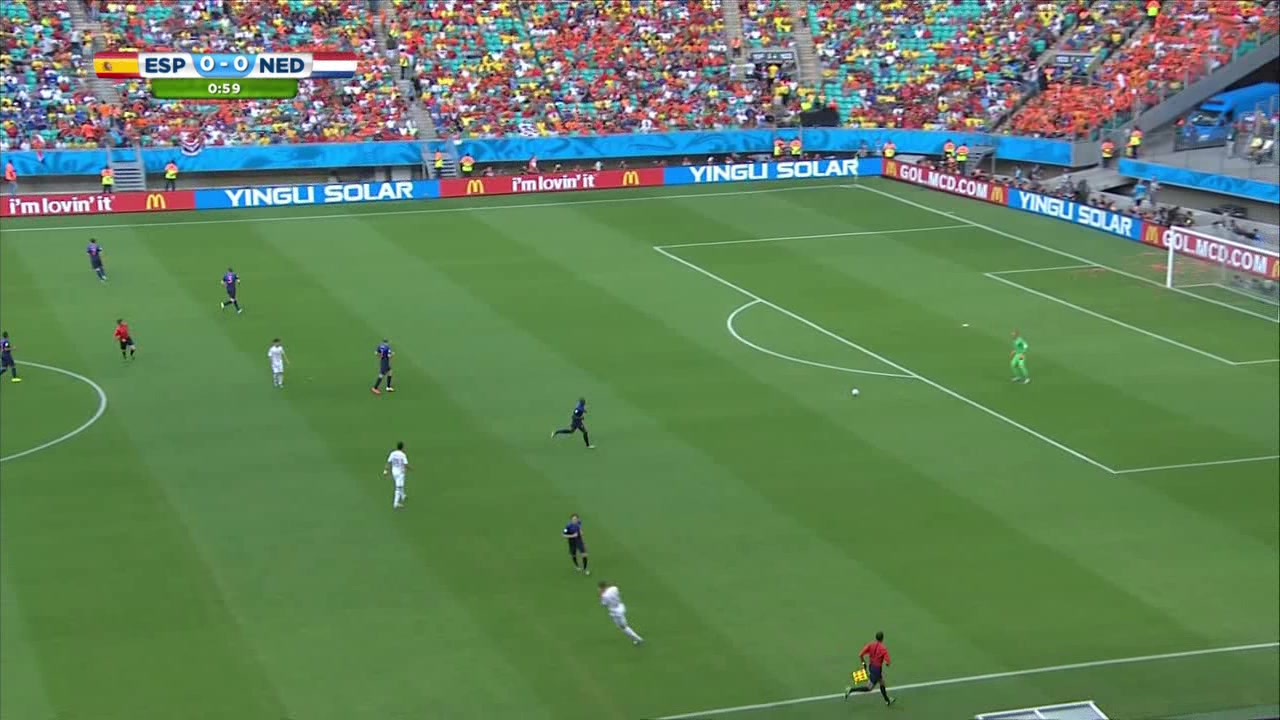
#> input picture PRACTICAFINAL/Material_Futbol/99.jpg, 1280 x 720 px
$ python players.py
#> lines starting #> are read from the running program, lines starting #| are printed output that depends on the picture; after the words box and inside, x2 and y2 are one past the last pixel; in counts of white or black regions, pixels touching at a corner belong together
#> further down, inImage is the input picture: shape (720, 1280, 3); mean B, G, R 91.4, 129.4, 99.1
### PRACTICAFINAL/campo2.py
# José Manue Amestoy Lopez manuel.amestoy@udc.es
import cv2 as cv
import numpy as np

def campo(imagen):
    inImage = imagen.copy()

    # Convertir imagen al espacio de color HSV
    hsvImage = cv.cvtColor(inImage, cv.COLOR_BGR2HSV)
#> hsvImage: shape (720, 1280, 3); mean H, S, V 66.2, 109.7, 139.6

    # Definir el rango de color para el césped verde
    lower_region = np.array([25, 40, 40])
    upper_region = np.array([70, 255, 255])

    # Crear una máscara para identificar el césped
    mask = cv.inRange(hsvImage, lower_region, upper_region)
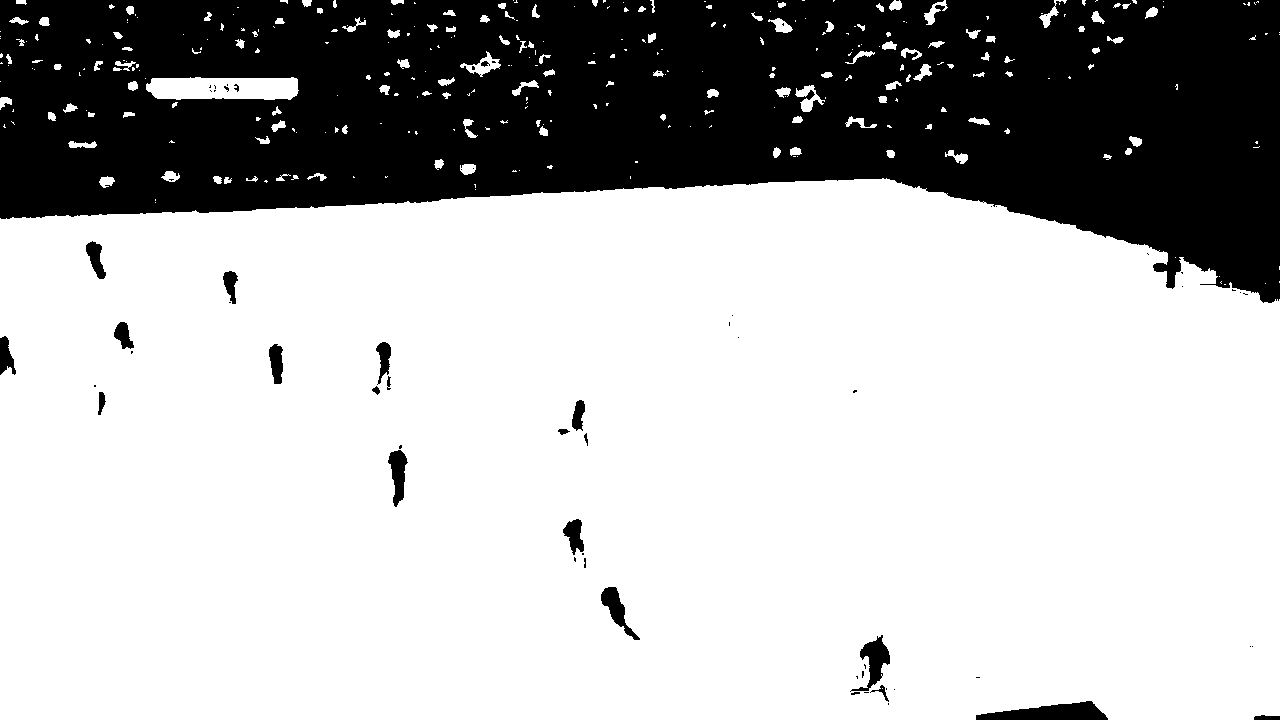
#> mask: shape (720, 1280); 71.4% white; 67 black regions (45 under 20 px), largest, box (x1, y1, x2, y2) and area: (0, 0, 1280, 303) 256584, (976, 701, 1108, 720) 1573, (850, 635, 890, 692) 847

    # Operación de cierre para eliminar ruido y huecos en la máscara
    kernel = cv.getStructuringElement(cv.MORPH_ELLIPSE, (11, 11))
    closing = cv.morphologyEx(mask, cv.MORPH_CLOSE, kernel)
#> closing: shape (720, 1280); 72% white; 12 black regions

    # Detectar contornos en la máscara
    contours, _ = cv.findContours(closing, cv.RETR_EXTERNAL, cv.CHAIN_APPROX_SIMPLE)
#> contours = 206 contours, 112 with area under 20; largest, box (x1, y1, x2, y2) and area: (0, 178, 1280, 720) 649411, (128, 77, 299, 133) 3341, (878, 32, 932, 103) 639, (775, 85, 826, 123) 619, (460, 51, 505, 77) 419

    # Si se encuentran contornos, seleccionar el más grande
    if contours:
        largest_contour = max(contours, key=cv.contourArea)
#> largest_contour = contour of 560 points, box (x1, y1, x2, y2) (0, 178, 1280, 720), area 649411
        epsilon = 0.015 * cv.arcLength(largest_contour, True)
#> epsilon = 55.78
        approx = cv.approxPolyDP(largest_contour, epsilon, True)
#> approx = [[1279, 299], [886, 178], [0, 218], [0, 719], [1279, 719]]

        # Dibujar el polígono aproximado en una máscara en blanco
        blank = np.zeros(inImage.shape[:2], dtype='uint8')
        cv.drawContours(blank, [approx], -1, 255, thickness=cv.FILLED)
#> blank: shape (720, 1280); 70.8% white; 1 black region, box (x1, y1, x2, y2) and area: (0, 0, 1280, 299) 269417

        # Combinar con la imagen original para obtener solo el área del campo
        resultado = cv.bitwise_and(inImage, inImage, mask=blank)
        return resultado, closing

    # Devolver la imagen original si no se detecta césped
    return inImage


# [10 lines left out: function run_campo, not called in this run]

# [12 lines that do not run on import are left out]

### PRACTICAFINAL/perspectiva.py
# José Manue Amestoy Lopez manuel.amestoy@udc.es
import cv2 as cv
import numpy as np
from campo2 import campo

def lines_cross(line1, line2):
    # Determina si dos líneas se cruzan
    def orientation(p, q, r):
        val = (q[1] - p[1]) * (r[0] - q[0]) - (q[0] - p[0]) * (r[1] - q[1])
        if val == 0: return 0  # Colineal
        return 1 if val > 0 else 2  # Sentido horario(positivo) o antihorario(negativo  )

    p1, q1 = (line1[0], line1[1]), (line1[2], line1[3])
    p2, q2 = (line2[0], line2[1]), (line2[2], line2[3])

    # Encontrar las cuatro orientaciones necesarias para el caso general y especial
    o1 = orientation(p1, q1, p2)
    o2 = orientation(p1, q1, q2)
    o3 = orientation(p2, q2, p1)
    o4 = orientation(p2, q2, q1)

    # Caso general
    # o1 es diferente de o2: Esto indica que los puntos p2 y q2 (los extremos de line2) están en lados opuestos de line1.
    # o3 es diferente de o4: Esto indica que los puntos p1 y q1 (los extremos de line1) están en lados opuestos de line2.
    if o1 != o2 and o3 != o4:
        return True

    return False

def is_line_collision(line1, line2, line_thickness=10):
    # Determina si hay colisión entre dos líneas
    if lines_cross(line1, line2):
        return True

    dist = line_distance(line1, line2)
    return dist < line_thickness

def line_distance(line1, line2):
    # Calcula la distancia mínima entre dos líneas
    x1, y1, x2, y2 = line1
    x3, y3, x4, y4 = line2

    # Línea 1
    p1 = np.array([x1, y1])
    p2 = np.array([x2, y2])
    d1 = p2 - p1

    # Línea 2
    p3 = np.array([x3, y3])
    p4 = np.array([x4, y4])
    d2 = p4 - p3

    # Calcular la distancia del punto a la línea si las líneas no se cruzan
    distances = []

    # Area del paralelogramo formado por el vector dirección de la línea y el vector
    # desde un punto extremo de la otra línea hasta un punto de la primera línea entre la
    # longitud del vector direccion, asi se calcula la altura del paralelogramo
    distances.append(np.abs(np.cross(d1, p1 - p3)) / np.linalg.norm(d1))
    distances.append(np.abs(np.cross(d1, p1 - p4)) / np.linalg.norm(d1))
    distances.append(np.abs(np.cross(d2, p3 - p1)) / np.linalg.norm(d2))
    distances.append(np.abs(np.cross(d2, p3 - p2)) / np.linalg.norm(d2))

    return min(distances)

def detectar_lineas_siega(inImage, mask):
    # Copiar imagen de entrada para evitar modificar la original
    campo_image = inImage.copy()
    height, width = campo_image.shape[:2]

    # Límite para considerar un borde en la imagen
    border_limit = 1

    kernel = cv.getStructuringElement(cv.MORPH_ELLIPSE, (11, 11))
    mask_refined = cv.morphologyEx(mask, cv.MORPH_ERODE, kernel)
#> mask_refined: shape (720, 1280); 69.3% white; 12 black regions, largest, box (x1, y1, x2, y2) and area: (0, 0, 1280, 308) 273409, (971, 696, 1112, 720) 2317, (858, 635, 895, 687) 1305
    gray_image = cv.cvtColor(campo_image, cv.COLOR_BGR2GRAY)
    blurred = cv.GaussianBlur(gray_image, (21, 21), 0)

    # Ecuializar histograma para mejorar el contraste
    equalized = cv.equalizeHist(blurred)

    # Aplicar filtro Sobel en el eje X para detectar bordes verticales
    sobelx = cv.Sobel(equalized, cv.CV_64F, 1, 0, ksize=7)

    # Negar valores de Sobel para detectar bordes en ambas direcciones
    sobelx_neg = -sobelx
    #cv.imshow("Resulta", sobelx)

    # Umbralizar la imagen para resaltar bordes fuertes
    _, thresholded_pos = cv.threshold(np.abs(sobelx), 200, 255, cv.THRESH_BINARY)
#> thresholded_pos: shape (720, 1280) float64; 47% white; 512 white regions (175 under 20 px), largest, box (x1, y1, x2, y2) and area: (1, 169, 1279, 720) 386385, (1, 515, 156, 720) 9923, (58, 583, 132, 644) 1968
    _, thresholded_neg = cv.threshold(np.abs(sobelx_neg), 200, 255, cv.THRESH_BINARY)

    # Combinar umbralizaciones y aplicar máscara refinada
    thresholded_combined = cv.bitwise_or(thresholded_pos, thresholded_neg, mask=mask_refined)
#> thresholded_combined: shape (720, 1280) float64; 45.3% white; 456 white regions (125 under 20 px), largest, box (x1, y1, x2, y2) and area: (1, 183, 1279, 720) 370921, (1, 515, 156, 720) 9923, (58, 583, 132, 644) 1968
    thresholded_combined = cv.bitwise_and(thresholded_combined, thresholded_combined, mask=mask_refined)
    kernel = cv.getStructuringElement(cv.MORPH_ELLIPSE, (13,13))
    closing = cv.morphologyEx(thresholded_combined, cv.MORPH_ERODE, kernel)
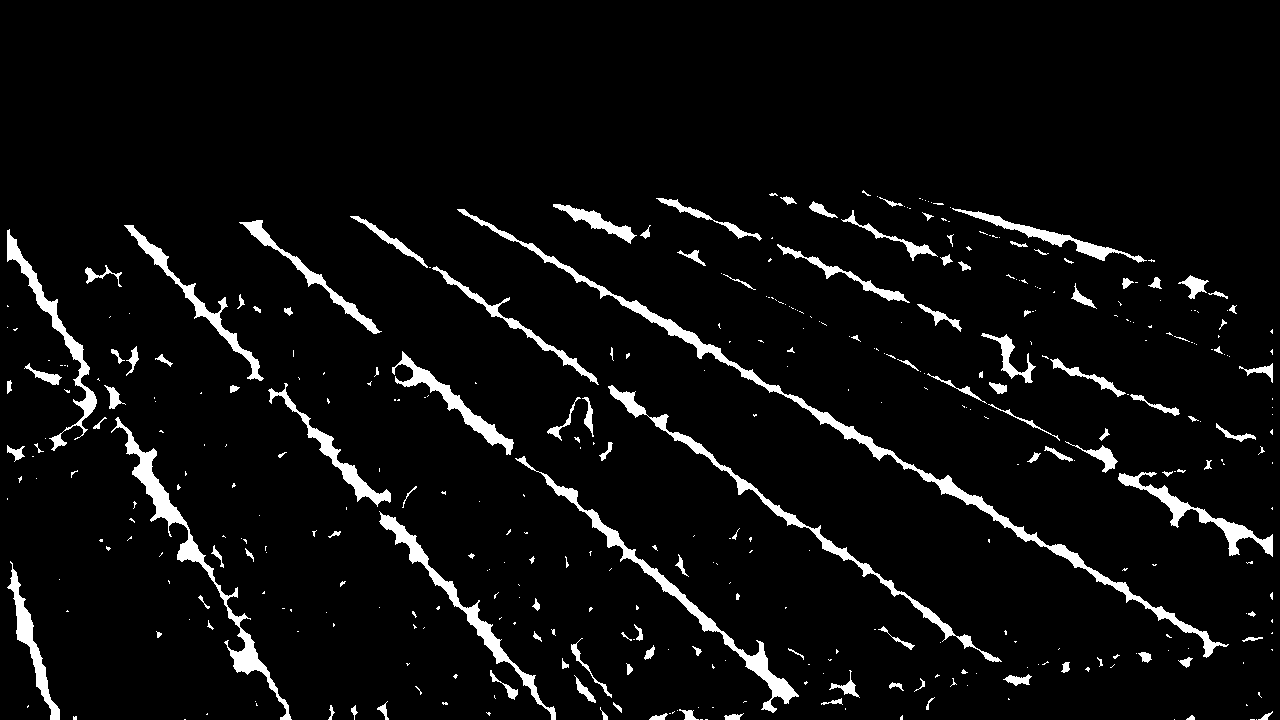
#> closing: shape (720, 1280) float64; 5.3% white; 408 white regions (277 under 20 px), largest, box (x1, y1, x2, y2) and area: (457, 209, 1229, 658) 6310, (111, 417, 292, 720) 3699, (515, 456, 799, 713) 3353

    # Detectar líneas usando la transformada de Hough
    lines = cv.HoughLinesP(closing.astype(np.uint8), 1, np.pi / 180, threshold=200, minLineLength=100, maxLineGap=200)
#> lines = 60 rows, first 6: [462, 209, 1218, 645], [459, 209, 1215, 645], [506, 232, 1224, 646], [371, 223, 1028, 683], [250, 222, 796, 696], [246, 222, 791, 696]

    # Lista para mantener las líneas ya dibujadas
    drawn_lines = []

    # Procesar cada línea detectada
    if lines is not None:
        for line in lines:
            current_line = line[0]
            collision_found = False

            # Verificar si la línea está en el borde de la imagen
            if (current_line[0] <= border_limit or current_line[2] >= width - border_limit or
                current_line[1] <= border_limit or current_line[3] >= height - border_limit):
                continue

            # Verificar si la línea actual choca con líneas ya dibujadas
            for existing_line in drawn_lines:
                if is_line_collision(current_line, existing_line, line_thickness=10):
                    collision_found = True
                    break

            # Si no hay colisión, añadir la línea a la lista de líneas dibujadas
            if not collision_found:
                drawn_lines.append(current_line)
#> this loop made 60 passes
#> line on passes 14 to 21: [[128, 225, 555, 716]], [[132, 225, 555, 712]], [[464, 209, 1218, 644]], [[152, 244, 553, 706]], [[7, 238, 288, 707]], [[127, 225, 555, 718]], [[7, 240, 288, 708]], [[662, 198, 1262, 452]]

    # Dibujar las líneas finales en la imagen
    for line in drawn_lines:
        x1, y1, x2, y2 = line
        cv.line(campo_image, (x1, y1), (x2, y2), (0, 255, 255), 3)
#> this loop made 8 passes
#> line on passes 1 to 8: [462, 209, 1218, 645], [371, 223, 1028, 683], [250, 222, 796, 696], [131, 225, 555, 713], [7, 238, 288, 707], [662, 198, 1262, 452], [593, 211, 1272, 542], [919, 198, 1154, 261]
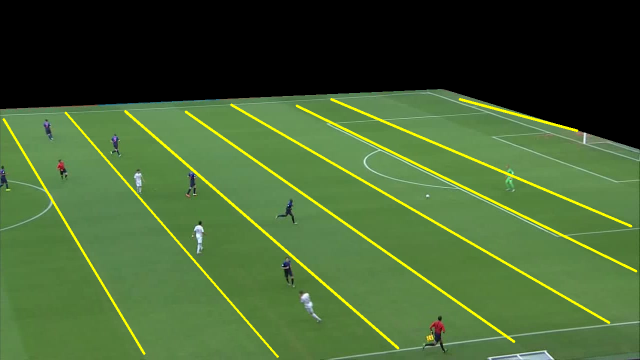
#> campo_image: shape (720, 1280, 3) (shown at 1/2 size); mean B, G, R 49.4, 96.5, 68.4

    return campo_image

# [7 lines left out: function run_perspectiva, not called in this run]

# [12 lines that do not run on import are left out]

### PRACTICAFINAL/players.py
# José Manue Amestoy Lopez manuel.amestoy@udc.es
import cv2
import numpy as np
from matplotlib import pyplot as plt
from campo2 import campo
from perspectiva import detectar_lineas_siega

def is_collision(rect1, rect2):
    # Verifica si hay colisión entre dos rectángulos
    # rect1 y rect2 son tuplas de la forma (x, y, w, h)
    x1, y1, w1, h1 = rect1
    x2, y2, w2, h2 = rect2

    # Verificar si algún lado de un rectángulo está más allá del lado correspondiente del otro
    if x1 > x2 + w2 or x2 > x1 + w1:
        return False
    if y1 > y2 + h2 or y2 > y1 + h1:
        return False
    return True

def remove_field_lines(image):
    # Detectar líneas con Hough
    lines = cv2.HoughLinesP(image, 1, np.pi / 180, threshold=100, minLineLength=100, maxLineGap=10)
    if lines is not None:
        for line in lines:
            x1, y1, x2, y2 = line[0]
            # Dibujar líneas en la imagen con el color del césped
            cv2.line(image, (x1, y1), (x2, y2), (0, 0, 0), 5)

    return image

def players(inImage, inImage2):

    image = inImage2.copy()
    gray_image = cv2.cvtColor(image, cv2.COLOR_BGR2GRAY)
    blurred_image = cv2.GaussianBlur(gray_image, (5, 5), 0)

    # Aplicar deteccion de bordes
    edges = cv2.Canny(blurred_image, threshold1=50, threshold2=150)
#> edges: shape (720, 1280); 2.5% white in thin lines or dots, all inside (x1, y1, x2, y2) = (0, 178, 1280, 720)

    # Eliminar las lineas blancas
    playerContours = remove_field_lines(edges)
#> the loop in remove_field_lines, `for line in lines:` made 48 passes
#> line on passes 1 to 8: [[248, 224, 798, 702]], [[129, 226, 553, 714]], [[463, 207, 1231, 650]], [[591, 212, 1278, 547]], [[373, 221, 1030, 681]], [[460, 210, 1224, 651]], [[252, 220, 805, 701]], [[595, 209, 1278, 542]]
#> after the loop in remove_field_lines, `for line in lines:`:
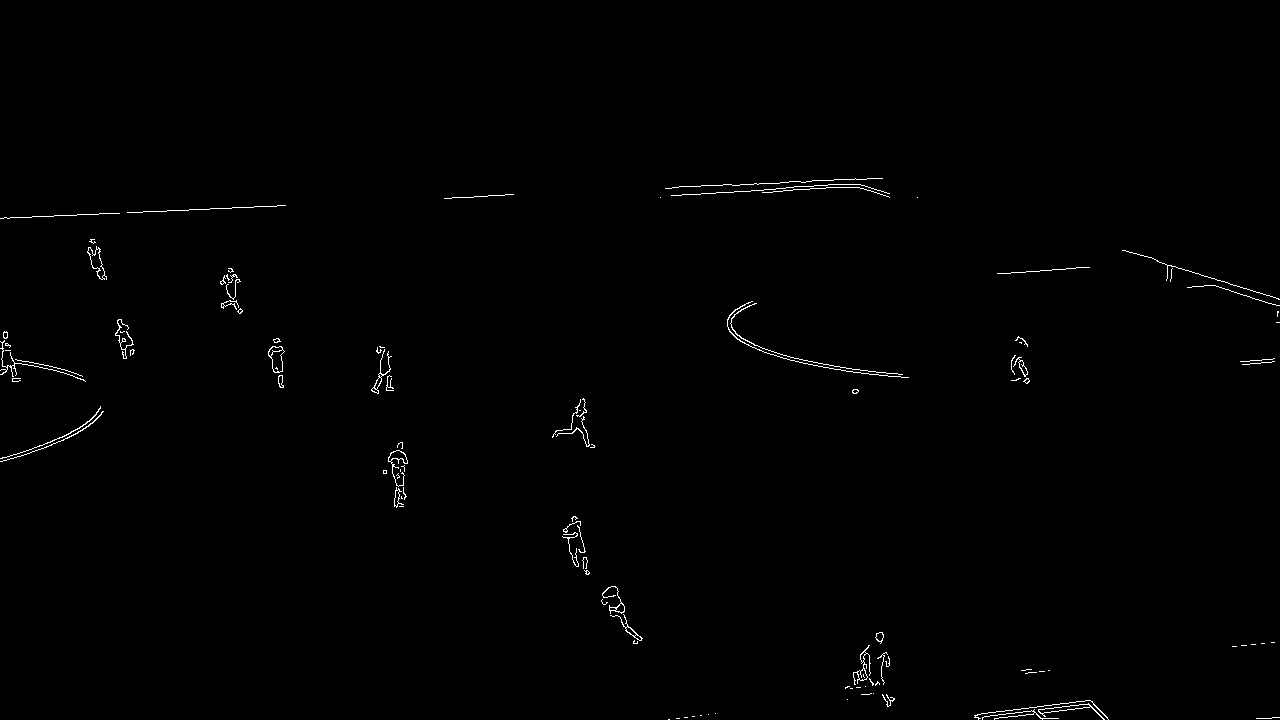
#> image: shape (720, 1280); 0.57% white in thin lines or dots, all inside (x1, y1, x2, y2) = (0, 178, 1280, 720)

    # Encontrar contornos (jugadores, pelota y arbitro)
    contours, _ = cv2.findContours(playerContours.copy(), cv2.RETR_EXTERNAL, cv2.CHAIN_APPROX_SIMPLE)
    #cv2.imshow('Player Contours', playerContours)

    # Lista para mantener los rectángulos ya dibujados
    drawn_rectangles = []

    for c in contours:
        x, y, w, h = cv2.boundingRect(c)

        # Detectar jugadores y arbitros
        if h > w and w >= 5 and h > 5 and w < 100 and h < 100:

            if h < 2 * w:
                # Ajustar la altura para mantener la proporción
                h = int(2 * w)

            # Ajustar el tamaño del rectángulo
            padding = 16
            new_x = max(x - padding, 0)
            new_y = max(y - padding, 0)
            new_w = min(w + 2 * padding, image.shape[1] - new_x)
            new_h = min(h + 2 * padding, image.shape[0] - new_y)

            # Crear un nuevo rectángulo candidato
            new_rect = (new_x, new_y, new_w, new_h)

            # Comprobar si el nuevo rectángulo colisiona con los rectángulos existentes
            collision = any(is_collision(new_rect, r) for r in drawn_rectangles)

            if not collision:
                # Si no hay colisión, dibujar el rectángulo y añadirlo a la lista
                cv2.rectangle(image, (new_x, new_y), (new_x + new_w, new_y + new_h), (255, 0, 0), 2)
                drawn_rectangles.append(new_rect)
        else:
            # Comprobar si el rectángulo actual está dentro de algún rectángulo de jugador
            current_rect = (x, y, w, h)
            inside_another = any(is_collision(current_rect, r) for r in drawn_rectangles)

            # Detectar pelota
            if not inside_another and w < 8 and h < 7 and w > 3 and h > 3:
                cv2.rectangle(image, (x, y), (x + w, y + h), (255, 0, 0), 1)
#> this loop made 111 passes
#> c on passes 1, 2, 4, 5, 6, 7, 8, 12: [[668, 719], [669, 719]], [[676, 718], [679, 718]], [[684, 717], [687, 717]], [[692, 716], [694, 716]], [[700, 715], [701, 715]], [[708, 714]], [[715, 713]], [[847, 699]]
#> image: shape (720, 1280, 3)

    return image

# [15 lines left out: function run_players, not called in this run]

if __name__ == "__main__":

    inImage = cv2.imread("Material_Futbol/99.jpg")

    imagen, mask = campo(inImage)

    imagen2 = detectar_lineas_siega(imagen, mask)

    resultado = players(imagen, imagen2)

    # Mostrar la imagen con las detecciones
    cv2.imshow("Original", inImage)
    cv2.imshow("Campo", imagen)
    cv2.imshow("lineassiega", imagen2)
    cv2.imshow('Player Detection', resultado)
    cv2.waitKey(0)
    cv2.destroyAllWindows()
